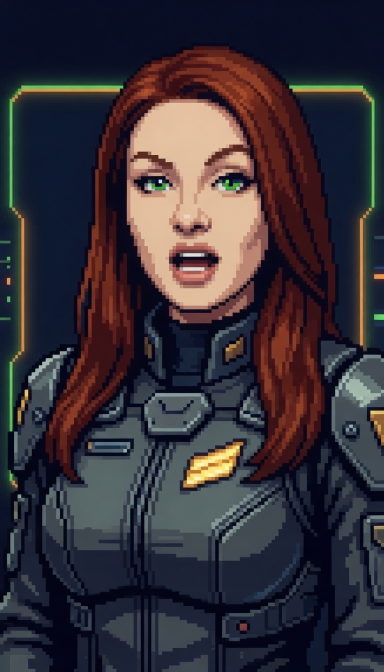
#> input picture vo/spc_alert.png, 768 x 1344 px, given as the content of the folder /Users/paulfisher/poly_oracle/spc_mug/spc_greeneyes mug, which was not available (shown at 1/2 size)
$ python spc_recrop.py
#> lines starting #> are read from the running program, lines starting #| are printed output that depends on the picture
#!/usr/bin/env python3
"""
Re-crops all SPC portrait frames to natural aspect ratio (more body visible).
Run from anywhere — paths are hardcoded.
"""
from PIL import Image
import os, shutil

SRC_DIR = "/Users/paulfisher/poly_oracle/spc_mug/spc_greeneyes mug"
OUT_DIR = "/Users/paulfisher/poly_oracle/vo"

# Crop: remove top 8% (less headroom) and bottom 5% (cut off excess body)
# Keep full width — NO horizontal stretching, natural aspect ratio
TOP_PCT = 0.08
BOT_PCT = 0.95

processed = 0
for fname in sorted(os.listdir(SRC_DIR)):
    if not fname.endswith('.png'):
        continue
    src_path = os.path.join(SRC_DIR, fname)
    out_path = os.path.join(OUT_DIR, fname)

    img = Image.open(src_path).convert('RGB')
#> img is the input picture: PIL image 768x1344 RGB; mean R, G, B 55.7, 49.3, 56.6
    w, h = img.size
#> w = 768; h = 1344

    top = int(h * TOP_PCT)
#> top = 107
    bot = int(h * BOT_PCT)
#> bot = 1276

    crop = img.crop((0, top, w, bot))
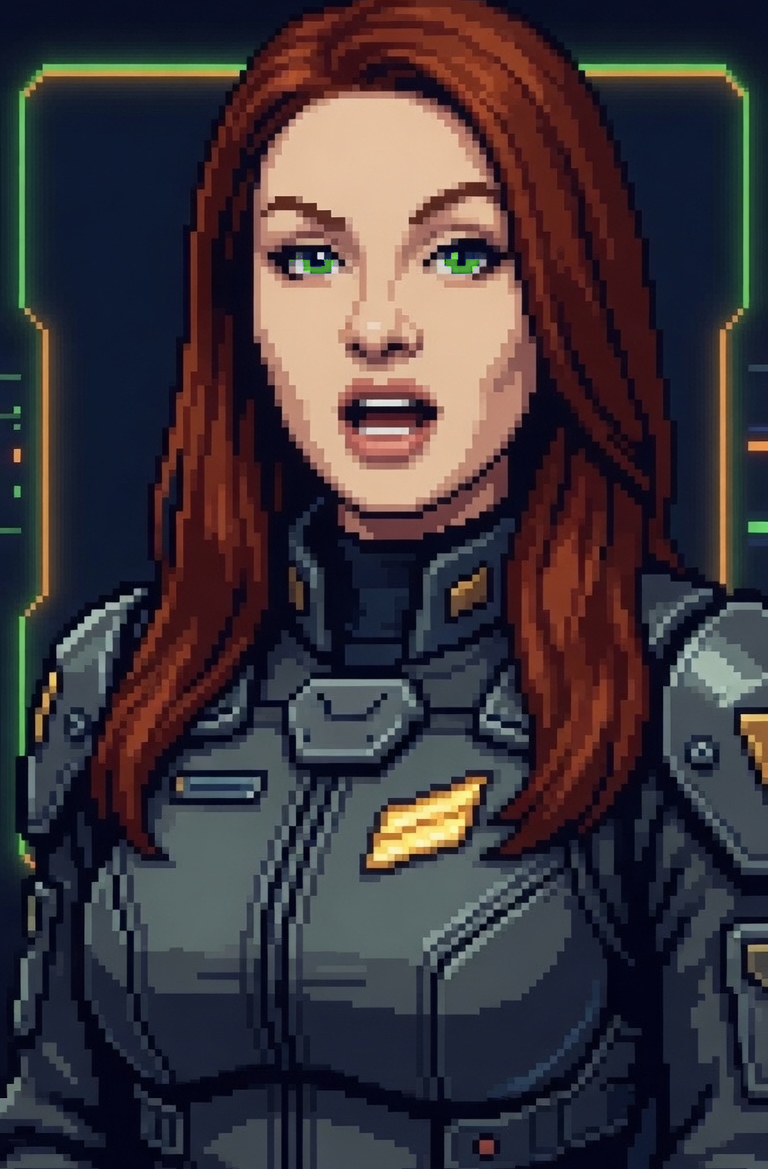
#> crop: PIL image 768x1169 RGB; mean R, G, B 61.7, 53.6, 58.9

    # Resize to a consistent output width (600px) maintaining aspect ratio
    out_w = 600
    out_h = int(crop.height * (out_w / crop.width))
#> out_h = 913
    out = crop.resize((out_w, out_h), Image.LANCZOS)

    out.save(out_path, 'PNG', optimize=True)
    print(f"✓ {fname} → {out_w}x{out_h}")
#| ✓ spc_alert.png → 600x913
    processed += 1

print(f"\n✅ Done — {processed} frames re-cropped and saved to {OUT_DIR}")
print("Run: npm run prepare:web to sync to www/")

$ run again, on vo/spc_idle_smile.png
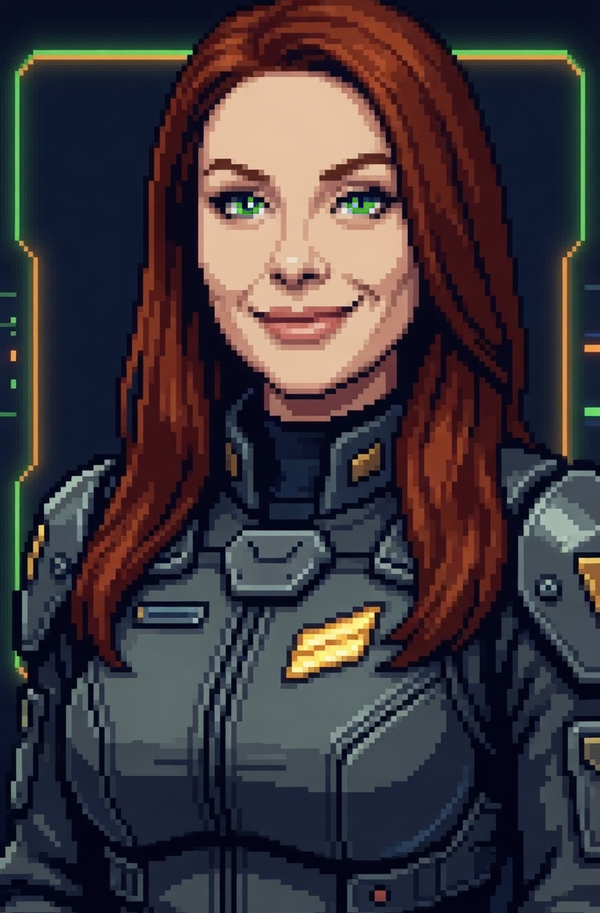
#> input picture vo/spc_idle_smile.png, 600 x 913 px, given as the content of the folder /Users/paulfisher/poly_oracle/spc_mug/spc_greeneyes mug, which was not available
#> img is the input picture: PIL image 600x913 RGB; mean R, G, B 62.9, 54.7, 59.8
#> `crop = img.crop((0, top, w, bot))`:
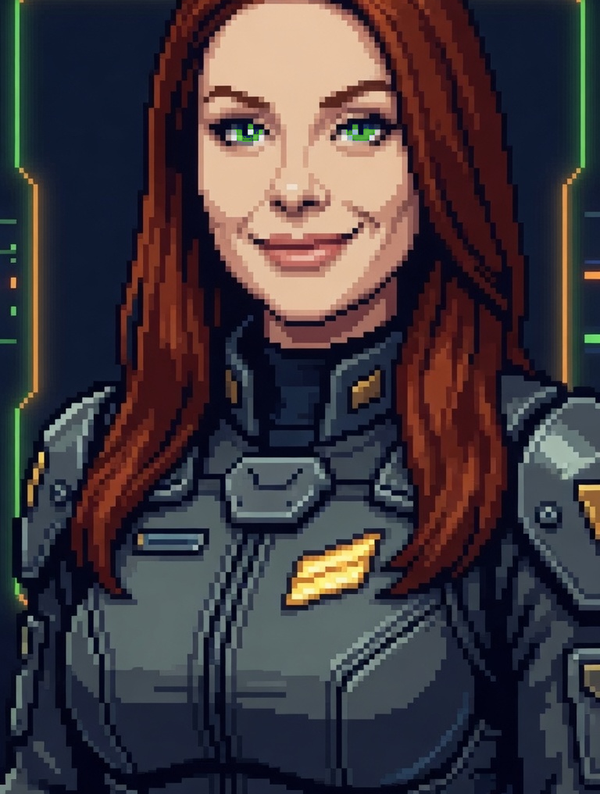
#> crop: PIL image 600x794 RGB; mean R, G, B 65.4, 56.9, 62.1
#| ✓ spc_idle_smile.png → 600x794
